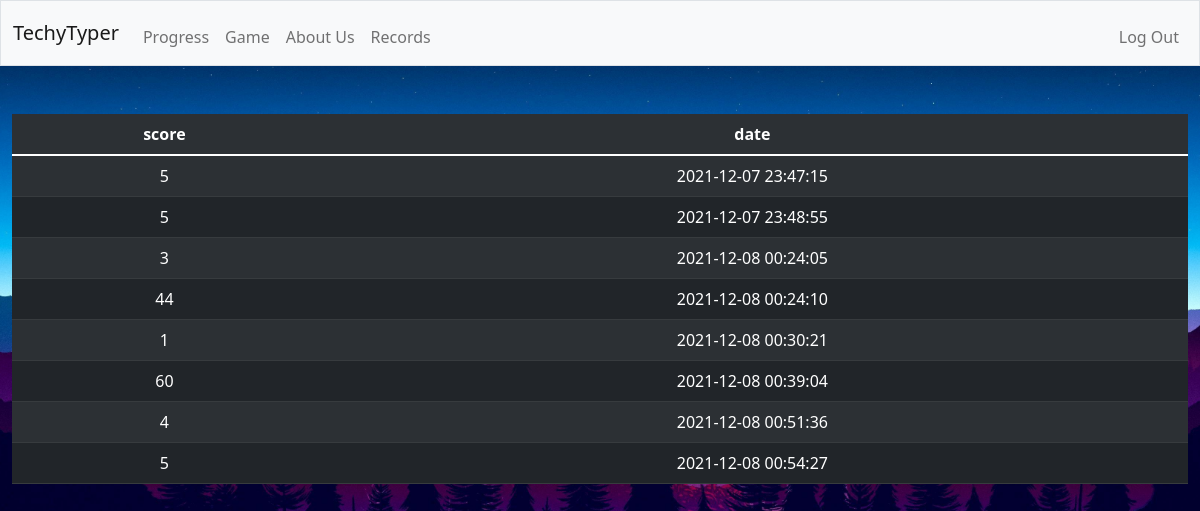
Page /progress (signed in) on the committed database.
### tables this page shows
CREATE TABLE scores ( id INTEGER PRIMARY KEY AUTOINCREMENT, user_id INTEGER NOT NULL, score INTEGER NOT NULL, time TIMESTAMP DEFAULT CURRENT_TIMESTAMP, FOREIGN KEY(user_id) REFERENCES users(id) );

### app.py (the view)
@app.route("/progress", methods=["GET", "POST"])
def progress():
   rows = db.execute("SELECT score,time FROM scores WHERE user_id = ?", session["user_id"])
   scores = []
   for row in rows:
       scores.append({
           'scores': row['score'],
           'time': row['time'],
       })
   return render_template("/progress.html", scores =scores)

### templates/progress.html (shortened to what this page needs)
{% extends "layout.html" %}
{% block main %}
<table class="table table-striped table-dark">
     <tr>
       <th scope="col">score</th>
       <th scope="col">date</th>
     </tr>
   <tbody>
     {% for score in scores%}
     <tr>
         <td>{{score["scores"]}}</td>
         <td>{{score["time"]}}</td>
       </tr>
       {% endfor %}
 </tbody>
</table>
{% endblock %}

### static/styles.css (style rules this page uses)
body { background: url("/static/stars.jpeg") no-repeat center center fixed; -webkit-background-size: cover; -moz-background-size: cover; -o-background-size: cover; background-size: cover; }

### rows in the picture
scores: scores "5", time "2021-12-07 23:47:15"
scores: scores "5", time "2021-12-07 23:48:55"
scores: scores "3", time "2021-12-08 00:24:05"
scores: scores "44", time "2021-12-08 00:24:10"
scores: scores "1", time "2021-12-08 00:30:21"
scores: scores "60", time "2021-12-08 00:39:04"
scores: scores "4", time "2021-12-08 00:51:36"
scores: scores "5", time "2021-12-08 00:54:27"
